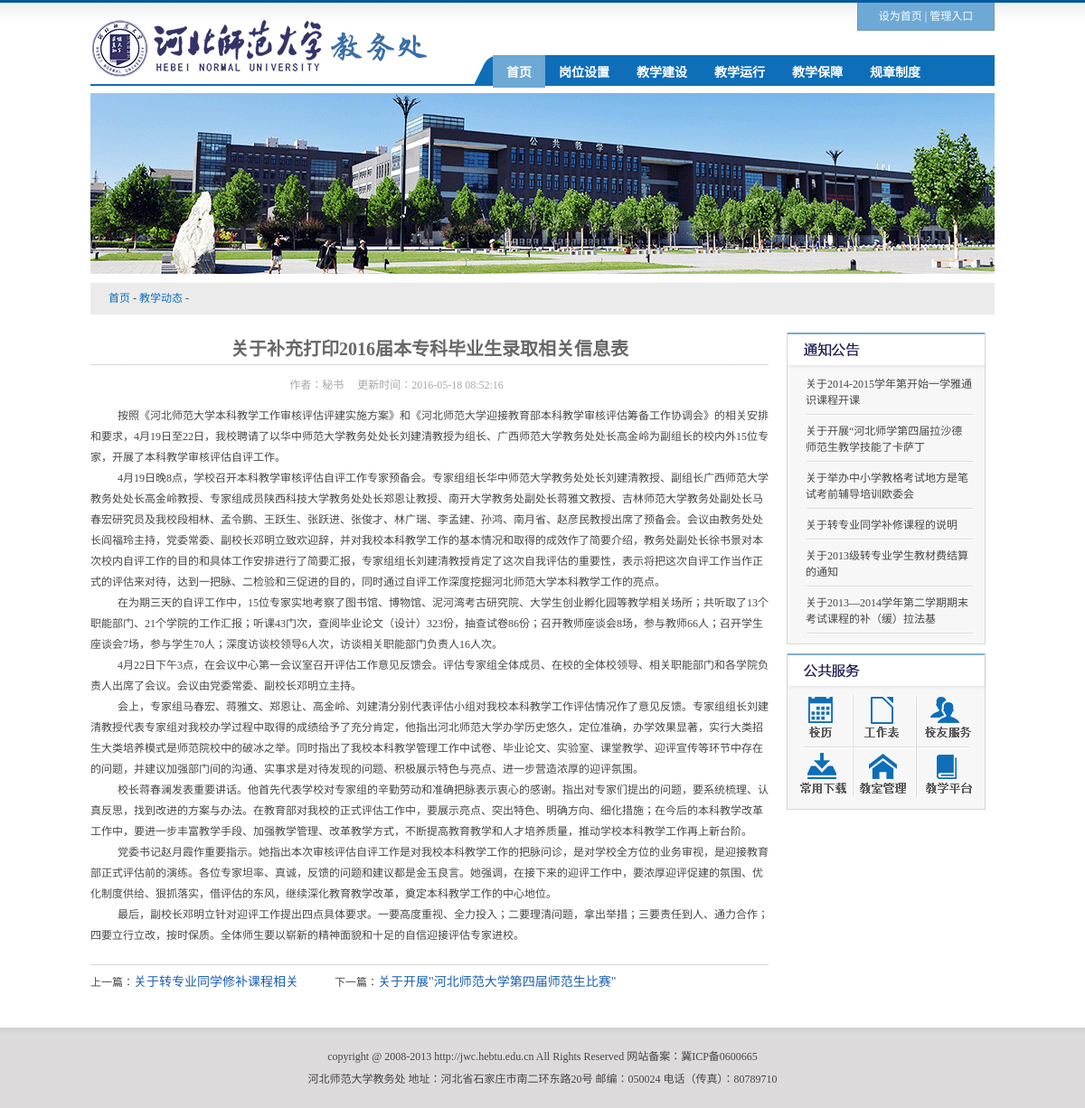
/Demo2-12/Demo2-12-1/content.php?id=4, run on the app's committed database.
### tables this page shows
CREATE TABLE `news_news` (
  `id` int(11) NOT NULL,
  `catid` int(11) DEFAULT NULL,
  `title` varchar(255) DEFAULT NULL,
  `content` text,
  `inserttime` datetime DEFAULT NULL,
  `updatetime` datetime DEFAULT NULL,
  `author` varchar(20) DEFAULT NULL,
  PRIMARY KEY (`id`)
);

### Demo2-12/Demo2-12-1/content.php (the view, shortened to what this page needs)
<?php
include "lib/dbConnect.php";
$id = isset($_GET['id']) ? intval($_GET['id']) : '';
$sql = "SELECT * FROM news_news WHERE id=:id";
$stmt = $pdo->prepare($sql);
$stmt->bindParam(":id", $id);
$stmt->execute();
$news = $stmt->fetch();
?>
<!DOCTYPE html PUBLIC "-//W3C//DTD XHTML 1.0 Transitional//EN" "http://www.w3.org/TR/xhtml1/DTD/xhtml1-transitional.dtd">
<html xmlns="http://www.w3.org/1999/xhtml">
<head>
<link href="css/index.css" rel="stylesheet" type="text/css" />
</head>
<body>
<div class="mybody nb">
    	<div class="top">
          <div class="topright">
        	<div class="quick"><a href="#">设为首页</a>&nbsp;|&nbsp;<a href="#">管理入口</a></div>
           <div id="nav">
           	<li class="bc"><a href="">首页</a>
           </li>
            	<li><a href="">岗位设置</a>
 			</li>
            	<li><a href="">教学建设</a>
 			</li>
            	<li><a href="">教学运行</a>
 			</li>
            <li><a href="">教学保障</a>
 			</li>
            <li><a href="">规章制度</a>
 			</li>
            </div>
          </div>
      </div>
      <div class="banner"><img src="images/banner.gif" width="1000" height="200" /></div>
       <div class="bread"><a href="#">首页</a> - <a href="#">教学动态</a> - </div>
      <div class="conleft">
      <h1><?php echo $news['title'];?></h1>
        <h2>作者：<?php echo $news['author'] ?>&nbsp;&nbsp;&nbsp;&nbsp;     更新时间：<?php echo $news['inserttime']; ?></h2>
            <ul>
            	<?php echo $news['content'];?>
    </ul>
           <div class="next"><span class="font_next">上一篇：</span><a href="#">关于转专业同学修补课程相关</a><span class="font_next">下一篇：</span><a href="#">关于开展"河北师范大学第四届师范生比赛"</a></div>
      </div>
  <div class="conright">
      	<div class="conxsfw" >
        	<h1><img src="images/listtzgg.gif" width="218" height="40" /></h1>
       	  <ul >
           	<li><a href="#" >关于2014-2015学年第开始一学雅通识课程开课</a></li>
<li><a href="#" >关于开展“河北师学第四届拉沙德师范生教学技能了卡萨丁  </a></li>
<li><a href="#" >关于举办中小学教格考试地方是笔试考前辅导培训欧委会</a></li>
<li><a href="#" >关于转专业同学补修课程的说明</a></li>
<li><a href="#" >关于2013级转专业学生教材费结算的通知</a></li>
<li><a href="#" >关于2013—2014学年第二学期期末考试课程的补（缓）拉法基</a></li>  </ul>
        </div>
  <img src="images/var.gif" width="220" height="173" usemap="#Map" border="0" />
  </div>
    </div>
    <div class="bottom">
    	<div class="copy">
    	  <p>copyright @ 2008-2013 http://jwc.hebtu.edu.cn All Rights Reserved         网站备案：冀ICP备0600665
   	      </p>
    	  <p>河北师范大学教务处         地址：河北省石家庄市南二环东路20号        邮编：050024       电话（传真）：80789710 </p>
      </div>
    </div>
</body>
</html>

### Demo2-12/Demo2-12-1/css/index.css (style rules this page uses)
* { margin:0px; padding:0px; border:0px; list-style:none; }
body { font-size:12px; background:url(../images/top.gif) repeat-x; color:#474747; }
.mybody { width:1000px; overflow:hidden; margin:auto; border-bottom:2px solid #0e6eb8; }
a { color:#464747; text-decoration:none; }
.top { height:93px; border-bottom:2px solid #0e6eb8; background:url(../images/logo.gif) top left no-repeat; }
.topright { float:right; }
.quick { width:150px; height:30px; border-left:1px solid #6d98ba; border-right:1px solid #6d98ba; border-bottom:1px solid #6d98ba; background-color:#6ea9d5; margin-top:3px; color:#fff; text-align:center; line-height:30px; vertical-align:middle; float:right }
.quick a { color:#fff; text-decoration:none }
#nav { text-align:center; background:url(../images/menu.gif) no-repeat; height:35px; width:555px; margin-top:61px; padding-left:20px; *margin-left:425px; }
#nav a { color:#fff; display:block; padding:8px 15px; text-decoration:none; font-family:"微软雅黑"; font-size:14px; *padding:7px 15px }
#nav li { float: left; font-weight:bold; }
.bc { background-color:#6ea8d4 }
.banner { margin-top:8px }
.bottom { height:69px; background:url(../images/bottom.gif) repeat-x; margin-top:10px; padding-top:20px }
.copy { margin:auto; text-align:center; line-height:25px; }
.bread { height:35px; background-color:#ebebeb; margin-top:10px; padding-left:20px; line-height:35px; vertical-align:middle }
.bread a { color:#0e6eb8 }
.nb { border:0px }
.conleft { width:750px; margin-right:20px; margin-bottom:20px; float:left; line-height:25px; }
.conleft h1 { width:750px; background:url(../images/line1.gif) bottom repeat-x; color:#686868; font-size:20px; text-align:center; font-family:"微软雅黑"; font-weight:bold; line-height:36px; margin-top:20px; }
.conleft h2 { width:677px; color:#a9a8a8; font-size:12px; text-align:center; height:25px; margin-top:10px; font-weight:normal }
.conleft ul { margin:10px 0; line-height:23px; }
.conleft p { text-indent:30px; }
.next { height:40px; background:url(../images/line1.gif) top repeat-x; margin-top:20px; line-height:40px; vertical-align:middle; font-size:12px; }
.next a { margin-right:40px; color:#185eb3; font-size:14px; }
.conright { width:220px; float:left; margin-top:20px }
.conxsfw { float:Left; border-left:1px solid #d6d6d6; border-right:1px solid #d6d6d6; border-bottom:1px solid #d6d6d6; background-color:#f7f7f7; margin-right:8px; padding-bottom:10px; width:218px; margin-bottom:10px }
.conxsfw ul { margin-left:20px; width:185px; padding-right:20px; }
.conxsfw ul li { background:url(../images/lines.gif) bottom no-repeat; line-height:18px; font-weight:normal; padding:8px 0; height:auto; }

### data on the page
news_news: title "关于补充打印2016届本专科毕业生录取相关信息表", author "秘书", inserttime "2016-05-18 08:52:16", content "按照《河北师范大学本科教学工作审核评估评建实施方案》和《河北师范大学迎接教育部本科教学审核评估筹备工作协调会》的相关安排和要求，4月19日至22日，我校聘请了以华中师范大学教务处处长刘建清教授为组长、广西师范大学教务处处长高金岭为副组长的校内外15位专家，开展了本科教学审核评估自评工作。 4月19日晚8点，学校召开本科教学审核评估自评工作专家预备会。专家组组长华中师范大学教务处处长刘建清教授、副组长广西师范大学教务处处长高金岭教授、专家组成员陕西科技大学教务处处长郑恩让教授、南开大学教务处副处长蒋雅文教授、吉林师范大学教务处副处长马春宏研究员及我校段相林、孟令鹏、王跃生、张跃进、张俊才、林广瑞、李孟建、孙鸿、南月省、赵彦民教授出席了预备会。会议由教务处处长阎福玲主持，党委常委、副校长邓明立致欢迎辞，并对我校本科教学工作的基本情况和取得的成效作了简要介绍，教务处副处长徐书景对本次校内自评工作的目的和具体工作安排进行了简要汇报，专家组组长刘建清教授肯定了这次自我评估的重要性，表示将把这次自评工作当作正式的评估来对待，达到一把脉、二检验和三促进的目的，同时通过自评工作深度挖掘河北师范大学本科教学工作的亮点。 在为期三天的自评工作中，15位专家实地考察了图书馆、博物馆、泥河湾考古研究院、大学生创业孵化园等教学相关场所；共听取了13个职能部门、21个学院的工作汇报；听课43门次，查阅毕业论文（设计）323份，抽查试卷86份；召开教师座谈会8场，参与教师66人；召开学生座谈会7场，参与学生70人；深度访谈校领导6人次，访谈相关职能部门负责人16人次。…"
